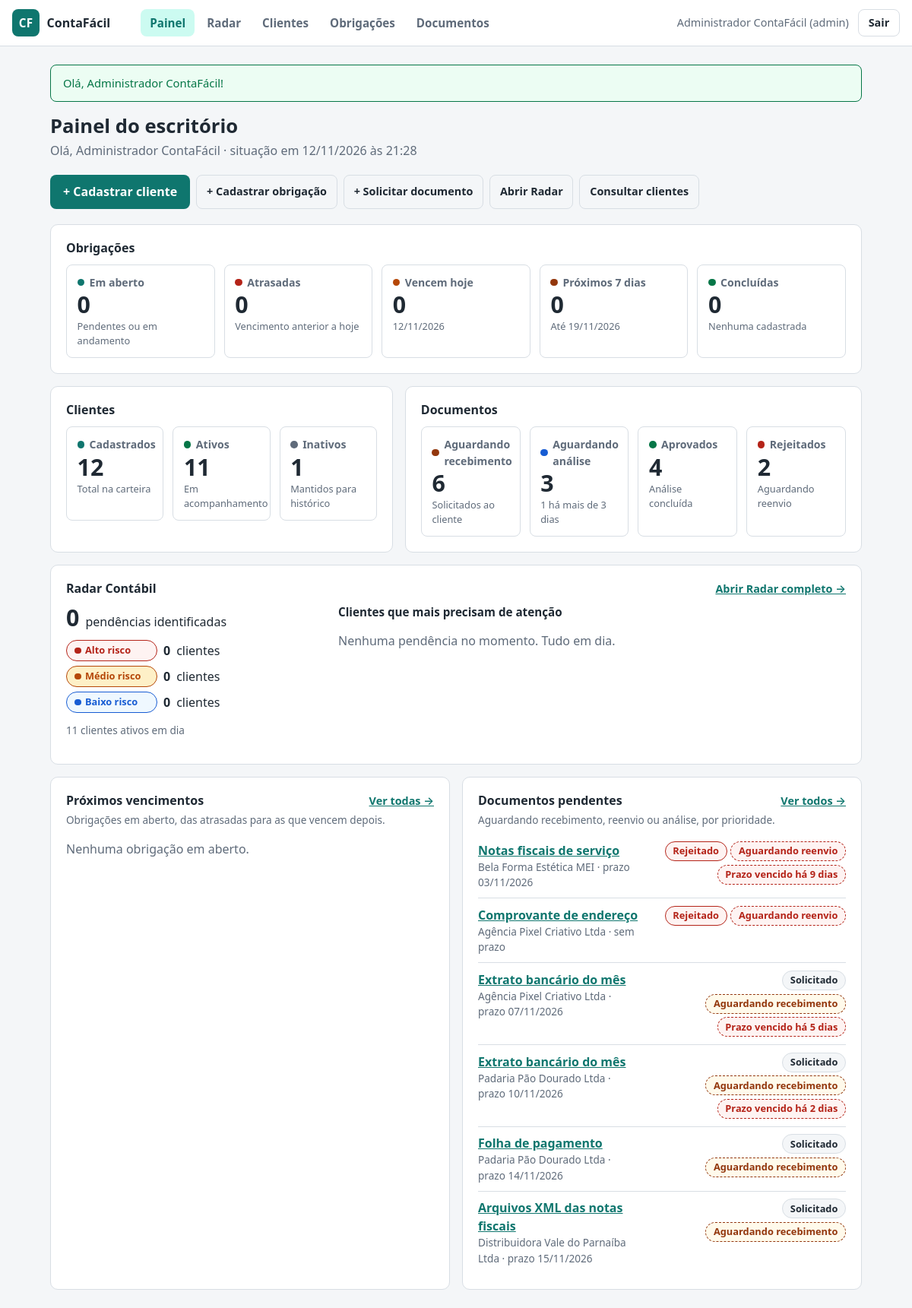
Page /index.php?r=home (signed in) on the committed database.
### tables this page shows
CREATE TABLE usuarios (
    id            INT UNSIGNED  NOT NULL AUTO_INCREMENT,
    nome          VARCHAR(120)  NOT NULL,
    email         VARCHAR(160)  NOT NULL,
    senha_hash    VARCHAR(255)  NOT NULL,
    perfil        ENUM('admin', 'contador', 'cliente') NOT NULL DEFAULT 'contador',
    cliente_id    INT UNSIGNED  NULL,
    ativo         TINYINT(1)    NOT NULL DEFAULT 1,
    ultimo_login  DATETIME      NULL,
    criado_em     DATETIME      NOT NULL DEFAULT CURRENT_TIMESTAMP,
    atualizado_em DATETIME      NOT NULL DEFAULT CURRENT_TIMESTAMP ON UPDATE CURRENT_TIMESTAMP,

    PRIMARY KEY (id),
    UNIQUE KEY uk_usuarios_email (email),
    KEY idx_usuarios_cliente (cliente_id),

     
    CONSTRAINT ck_usuarios_perfil_cliente CHECK (
        (perfil = 'cliente'  AND cliente_id IS NOT NULL) OR
        (perfil <> 'cliente' AND cliente_id IS NULL)
    ),
    CONSTRAINT ck_usuarios_ativo CHECK (ativo IN (0, 1))
);

CREATE TABLE documentos (
    id                INT UNSIGNED NOT NULL AUTO_INCREMENT,
    cliente_id        INT UNSIGNED NOT NULL,
    obrigacao_id      INT UNSIGNED NULL,
    titulo            VARCHAR(160) NOT NULL,
    descricao         TEXT         NULL,
    status            ENUM('solicitado', 'recebido', 'aprovado', 'rejeitado') NOT NULL DEFAULT 'solicitado',
    prazo_envio       DATE         NULL,
    canal_recebimento ENUM('email', 'whatsapp', 'presencial', 'sistema') NULL,
    arquivo_original  VARCHAR(255) NULL,
    arquivo_armazenado VARCHAR(64) NULL,
    mime_type         VARCHAR(100) NULL,
    tamanho_bytes     INT UNSIGNED NULL,
    registrado_por    INT UNSIGNED NULL,
    recebido_em       DATETIME     NULL,
    analisado_por     INT UNSIGNED NULL,
    analisado_em      DATETIME     NULL,
    motivo_rejeicao   TEXT         NULL,
    criado_em         DATETIME     NOT NULL DEFAULT CURRENT_TIMESTAMP,
    atualizado_em     DATETIME     NOT NULL DEFAULT CURRENT_TIMESTAMP ON UPDATE CURRENT_TIMESTAMP,

    PRIMARY KEY (id),
    UNIQUE KEY uk_documentos_arquivo (arquivo_armazenado),
    KEY idx_documentos_cliente_status (cliente_id, status),
    KEY idx_documentos_status_prazo (status, prazo_envio),
    KEY idx_documentos_obrigacao (obrigacao_id, cliente_id),
    KEY idx_documentos_registrado_por (registrado_por),
    KEY idx_documentos_analisado_por (analisado_por),

    CONSTRAINT fk_documentos_cliente
        FOREIGN KEY (cliente_id) REFERENCES clientes (id)
        ON DELETE RESTRICT ON UPDATE RESTRICT,
     
     
    CONSTRAINT fk_documentos_obrigacao
        FOREIGN KEY (obrigacao_id, cliente_id) REFERENCES obrigacoes (id, cliente_id)
        ON DELETE RESTRICT ON UPDATE RESTRICT,
    CONSTRAINT fk_documentos_registrado_por
        FOREIGN KEY (registrado_por) REFERENCES usuarios (id)
        ON DELETE RESTRICT ON UPDATE RESTRICT,
    CONSTRAINT fk_documentos_analisado_por
        FOREIGN KEY (analisado_por) REFERENCES usuarios (id)
        ON DELETE RESTRICT ON UPDATE RESTRICT,

     
    CONSTRAINT ck_documentos_arquivo CHECK (
        (status = 'solicitado' AND arquivo_armazenado IS NULL AND recebido_em IS NULL) OR
        (status <> 'solicitado' AND arquivo_armazenado IS NOT NULL AND recebido_em IS NOT NULL)
    ),
     
    CONSTRAINT ck_documentos_analise CHECK (
        (status IN ('solicitado', 'recebido') AND analisado_em IS NULL) OR
        (status = 'aprovado'  AND analisado_em IS NOT NULL) OR
        (status = 'rejeitado' AND analisado_em IS NOT NULL AND motivo_rejeicao IS NOT NULL)
    ),
    CONSTRAINT ck_documentos_tamanho CHECK (tamanho_bytes IS NULL OR tamanho_bytes > 0)
);

CREATE TABLE clientes (
    id                INT UNSIGNED NOT NULL AUTO_INCREMENT,
    razao_social      VARCHAR(160) NOT NULL,
    nome_fantasia     VARCHAR(160) NULL,
    tipo_pessoa       ENUM('PF', 'PJ') NOT NULL,
    cpf_cnpj          VARCHAR(14)  NOT NULL,
    regime_tributario ENUM('MEI', 'Simples Nacional', 'Lucro Presumido', 'Lucro Real', 'Pessoa Física') NOT NULL,
    email             VARCHAR(160) NULL,
    telefone          VARCHAR(20)  NULL,
    responsavel_id    INT UNSIGNED NOT NULL,
    status            ENUM('ativo', 'inativo') NOT NULL DEFAULT 'ativo',
    observacoes       TEXT         NULL,
    criado_em         DATETIME     NOT NULL DEFAULT CURRENT_TIMESTAMP,
    atualizado_em     DATETIME     NOT NULL DEFAULT CURRENT_TIMESTAMP ON UPDATE CURRENT_TIMESTAMP,

    PRIMARY KEY (id),
    UNIQUE KEY uk_clientes_cpf_cnpj (cpf_cnpj),
    KEY idx_clientes_razao_social (razao_social),
    KEY idx_clientes_status (status),
    KEY idx_clientes_responsavel (responsavel_id),

    CONSTRAINT fk_clientes_responsavel
        FOREIGN KEY (responsavel_id) REFERENCES usuarios (id)
        ON DELETE RESTRICT ON UPDATE RESTRICT,

    CONSTRAINT ck_clientes_documento CHECK (
        cpf_cnpj REGEXP '^[0-9]+$' AND (
            (tipo_pessoa = 'PF' AND CHAR_LENGTH(cpf_cnpj) = 11) OR
            (tipo_pessoa = 'PJ' AND CHAR_LENGTH(cpf_cnpj) = 14)
        )
    )
);

### app/Views/dashboard/index.php (the view, shortened to what the rows shown need)
<?php
$c = $painel['clientes'];
$o = $painel['obrigacoes'];
$d = $painel['documentos'];
$r = $painel['radar'];
$janela = $painel['janela'];
$analise = App\Models\Documento::diasAnaliseParada();
$grupos = [
    'obrigacoes' => ['Obrigações', 'painel-grupo-largo', [
        ['Em aberto', $o['em_aberto'], url('obrigacoes', ['prazo' => 'em_aberto']), 'primaria', 'Pendentes ou em andamento'],
        ['Atrasadas', $o['atrasada'], url('obrigacoes', ['prazo' => 'atrasada']), 'erro', 'Vencimento anterior a hoje'],
        ['Vencem hoje', $o['vence_hoje'], url('obrigacoes', ['prazo' => 'vence_hoje']), 'alerta', formatar_data(date('Y-m-d'))],
        ["Próximos {$janela} dias", $o['proxima'], url('obrigacoes', ['prazo' => 'proxima']), 'aviso',
            'Até ' . formatar_data(date('Y-m-d', strtotime("+{$janela} days")))],
        ['Concluídas', $o['concluida'], url('obrigacoes', ['status' => 'concluida']), 'sucesso', plural($o['total'], 'obrigação cadastrada', 'obrigações cadastradas') ?: 'Nenhuma cadastrada'],
    ]],
    'clientes' => ['Clientes', '', [
        ['Cadastrados', $c['total'], url('clientes'), 'primaria', 'Total na carteira'],
        ['Ativos', $c['ativos'], url('clientes', ['status' => 'ativo']), 'sucesso', 'Em acompanhamento'],
        ['Inativos', $c['inativos'], url('clientes', ['status' => 'inativo']), 'neutro', 'Mantidos para histórico'],
    ]],
    'documentos' => ['Documentos', '', [
        ['Aguardando recebimento', $d['solicitado'], url('documentos', ['status' => 'solicitado']), 'aviso', 'Solicitados ao cliente'],
        ['Aguardando análise', $d['recebido'], url('documentos', ['status' => 'recebido']), 'info',
            $d['analise_parada'] > 0 ? plural($d['analise_parada'], "há mais de {$analise} dias", "há mais de {$analise} dias") : 'Nenhum parado'],
        ['Aprovados', $d['aprovado'], url('documentos', ['status' => 'aprovado']), 'sucesso', 'Análise concluída'],
        ['Rejeitados', $d['rejeitado'], url('documentos', ['status' => 'rejeitado']), 'erro', 'Aguardando reenvio'],
    ]],
];
$atalhos = [
    ['+ Cadastrar cliente', url('clientes/novo'), 'botao-primario'],
    ['+ Cadastrar obrigação', url('obrigacoes/nova'), 'botao-secundario'],
    ['+ Solicitar documento', url('documentos/novo'), 'botao-secundario'],
    ['Abrir Radar', url('radar'), 'botao-secundario'],
    ['Consultar clientes', url('clientes'), 'botao-secundario'],
];
?>
<div class="pagina-cabecalho">
    <div>
        <h1>Painel do escritório</h1>
        <p class="texto-suave">Olá, <?= e($usuario['nome'] ?? '') ?> · situação em <?= e(date('d/m/Y') . ' às ' . date('H:i')) ?></p>
    </div>
</div>
<div class="painel-indicadores">
    <?php foreach ($grupos as $chave => [$titulo, $classeGrupo, $indicadores]): ?>
        <section class="cartao painel-grupo <?= e($classeGrupo) ?>" aria-labelledby="grupo-<?= e($chave) ?>">
            <h2 id="grupo-<?= e($chave) ?>"><?= e($titulo) ?></h2>
        </section>
    <?php endforeach; ?>
</div>
<section class="cartao painel-radar" aria-labelledby="painel-radar-titulo">
    <header class="painel-secao-cabecalho">
        <h2 id="painel-radar-titulo">Radar Contábil</h2>
    </header>
</section>
<div class="painel-listas">
    <section class="cartao" aria-labelledby="painel-obrigacoes-titulo">
        <header class="painel-secao-cabecalho">
            <h2 id="painel-obrigacoes-titulo">Próximos vencimentos</h2>
        </header>
    </section>
    <section class="cartao" aria-labelledby="painel-documentos-titulo">
        <header class="painel-secao-cabecalho">
            <h2 id="painel-documentos-titulo">Documentos pendentes</h2>
        </header>
        <?php if ($painel['documentos_pendentes'] === []): ?>
            <p class="texto-suave">Nenhum documento pendente.</p>
        <?php else: ?>
            <ul class="painel-lista">
                <?php foreach ($painel['documentos_pendentes'] as $doc): ?>
                    <li class="painel-item">
                        <div class="painel-item-principal">
                            <a href="<?= e(url('documentos/ver', ['id' => $doc['id']])) ?>"><?= e($doc['titulo']) ?></a>
                            <span class="texto-suave texto-pequeno">
                                <?= e($doc['cliente_nome']) ?> ·
                                <?= e($doc['recebido_em'] !== null && $doc['status'] === 'recebido'
                                    ? 'recebido em ' . formatar_data($doc['recebido_em'])
                                    : ($doc['prazo_envio'] !== null ? 'prazo ' . formatar_data($doc['prazo_envio']) : 'sem prazo')) ?>
                            </span>
                        </div>
                        <div class="painel-item-lateral etiquetas">
                            <?= App\Core\View::renderizar('documentos/_situacao', ['documento' => $doc]) ?>
                        </div>
                    </li>
                <?php endforeach; ?>
            </ul>
        <?php endif; ?>
    </section>
</div>

### app/Views/documentos/_situacao.php (shortened to what the rows shown need)
<?php
$d         = $documento;
$pendencia = Documento::pendencia($d);
?>
<span class="etiqueta etiqueta-<?= e($d['status']) ?>"><?= e(Documento::STATUS[$d['status']]) ?></span>
<?php if ($d['status'] === 'solicitado'): ?>
    <span class="etiqueta etiqueta-prazo-proxima">Aguardando recebimento</span>
<?php elseif ($d['status'] === 'rejeitado'): ?>
    <span class="etiqueta etiqueta-prazo-atrasada">Aguardando reenvio</span>
<?php endif; ?>
<?php if ($pendencia !== null && $pendencia['tipo'] === 'prazo_vencido'): ?>
    <span class="etiqueta etiqueta-prazo-atrasada">Prazo vencido há <?= e(plural($pendencia['dias'], 'dia', 'dias')) ?></span>
<?php endif; ?>

### app/Views/layouts/main.php (shortened to what the rows shown need)
<?php
$usuarioLogado = App\Core\Auth::usuario();
$rotaAtual     = rota_atual();
$menu = [
    config('app.rota_inicial') => 'Painel',
    'radar'                    => 'Radar',
    'clientes'                 => 'Clientes',
    'obrigacoes'               => 'Obrigações',
    'documentos'               => 'Documentos',
];
?>
<!DOCTYPE html>
<html lang="pt-BR">
<head>
    <link rel="stylesheet" href="<?= e(asset('css/app.css')) ?>">
</head>
<body>
    <header class="topo">
        <?php if ($usuarioLogado !== null): ?>
            <nav class="topo-menu" aria-label="Principal">
                <?php foreach ($menu as $rota => $rotulo): ?>
                    <?php $ativo = $rotaAtual === $rota || str_starts_with($rotaAtual, $rota . '/'); ?>
                    <a href="<?= e(url($rota)) ?>"<?= $ativo ? ' aria-current="page"' : '' ?>><?= e($rotulo) ?></a>
                <?php endforeach; ?>
            </nav>
            <div class="topo-usuario">
                <span><?= e($usuarioLogado['nome']) ?> (<?= e($usuarioLogado['perfil']) ?>)</span>
                <form method="post" action="<?= e(url('auth/logout')) ?>">
                    <button type="submit" class="botao botao-secundario">Sair</button>
                </form>
            </div>
        <?php endif; ?>
    </header>
    <main class="conteudo">
        <?= $conteudo ?>
    </main>
</body>
</html>

### rows in the picture
usuarios: nome "Administrador ContaFácil", perfil "admin"
documentos: titulo "Notas fiscais de serviço", clientes.razao_social "Bela Forma Estética MEI", recebido_em+status+prazo_envio "prazo 03/11/2026", status "Rejeitado", shows "Aguardando reenvio", dias "9 dias"
documentos: titulo "Comprovante de endereço", clientes.razao_social "Agência Pixel Criativo Ltda", recebido_em+status+prazo_envio "sem prazo", status "Rejeitado", shows "Aguardando reenvio"
documentos: titulo "Extrato bancário do mês", clientes.razao_social "Agência Pixel Criativo Ltda", recebido_em+prazo_envio "prazo 07/11/2026", status "Solicitado", shows "Aguardando recebimento", dias "5 dias"
documentos: titulo "Extrato bancário do mês", clientes.razao_social "Padaria Pão Dourado Ltda", recebido_em+prazo_envio "prazo 10/11/2026", status "Solicitado", shows "Aguardando recebimento", dias "2 dias"
documentos: titulo "Folha de pagamento", clientes.razao_social "Padaria Pão Dourado Ltda", recebido_em+prazo_envio "prazo 14/11/2026", status "Solicitado", shows "Aguardando recebimento"
documentos: titulo "Arquivos XML das notas fiscais", clientes.razao_social "Distribuidora Vale do Parnaíba Ltda", recebido_em+prazo_envio "prazo 15/11/2026", status "Solicitado", shows "Aguardando recebimento"

### other values in the picture
config('app.nome') "ContaFácil"
$rotulo "Painel"
$rotulo "Radar"
$rotulo "Clientes"
$rotulo "Obrigações"
$rotulo "Documentos"
$mensagem['mensagem'] "Olá, Administrador ContaFácil!"
$rotulo "+ Cadastrar cliente"
$rotulo "+ Cadastrar obrigação"
$rotulo "+ Solicitar documento"
$rotulo "Abrir Radar"
$rotulo "Consultar clientes"
$titulo "Obrigações"
$rotulo "Em aberto"
$valor "0"
